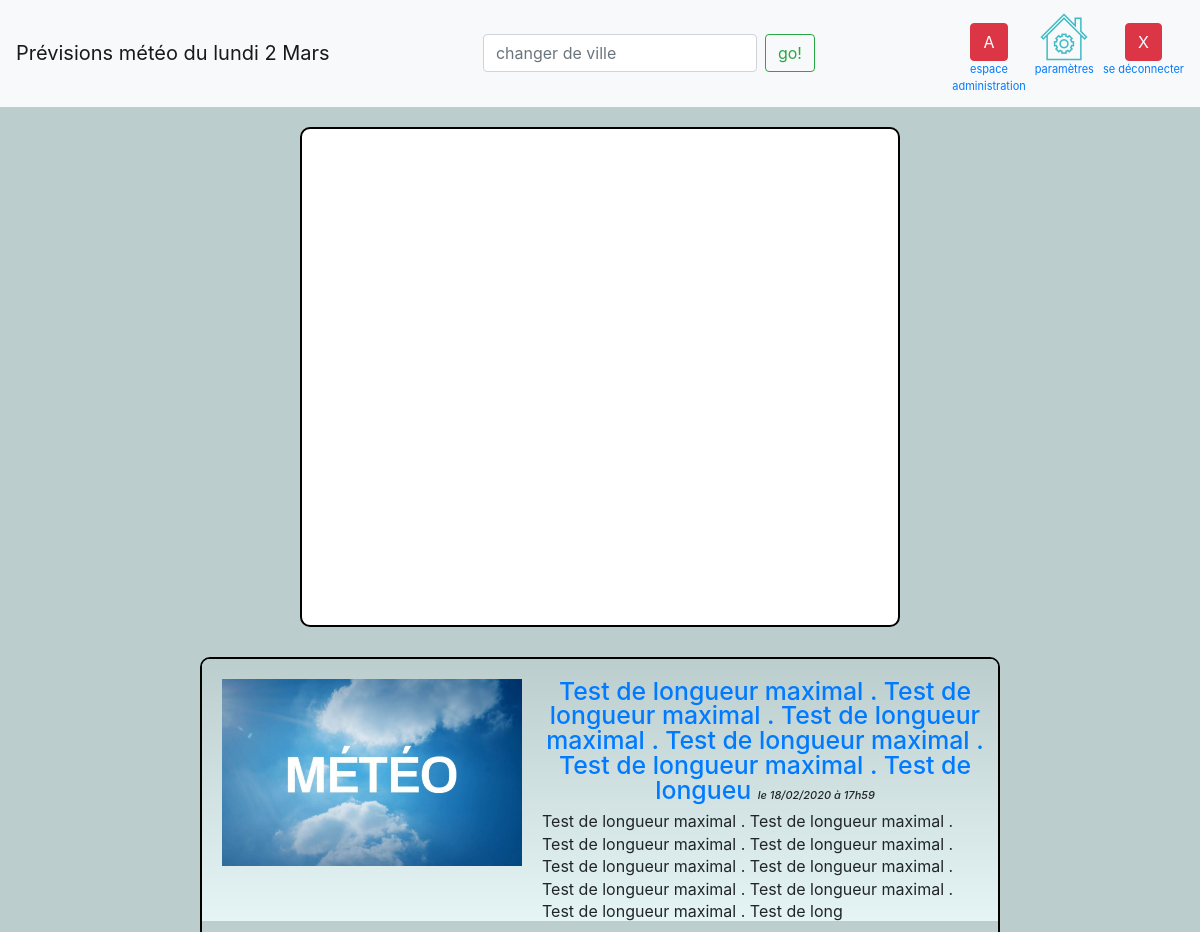
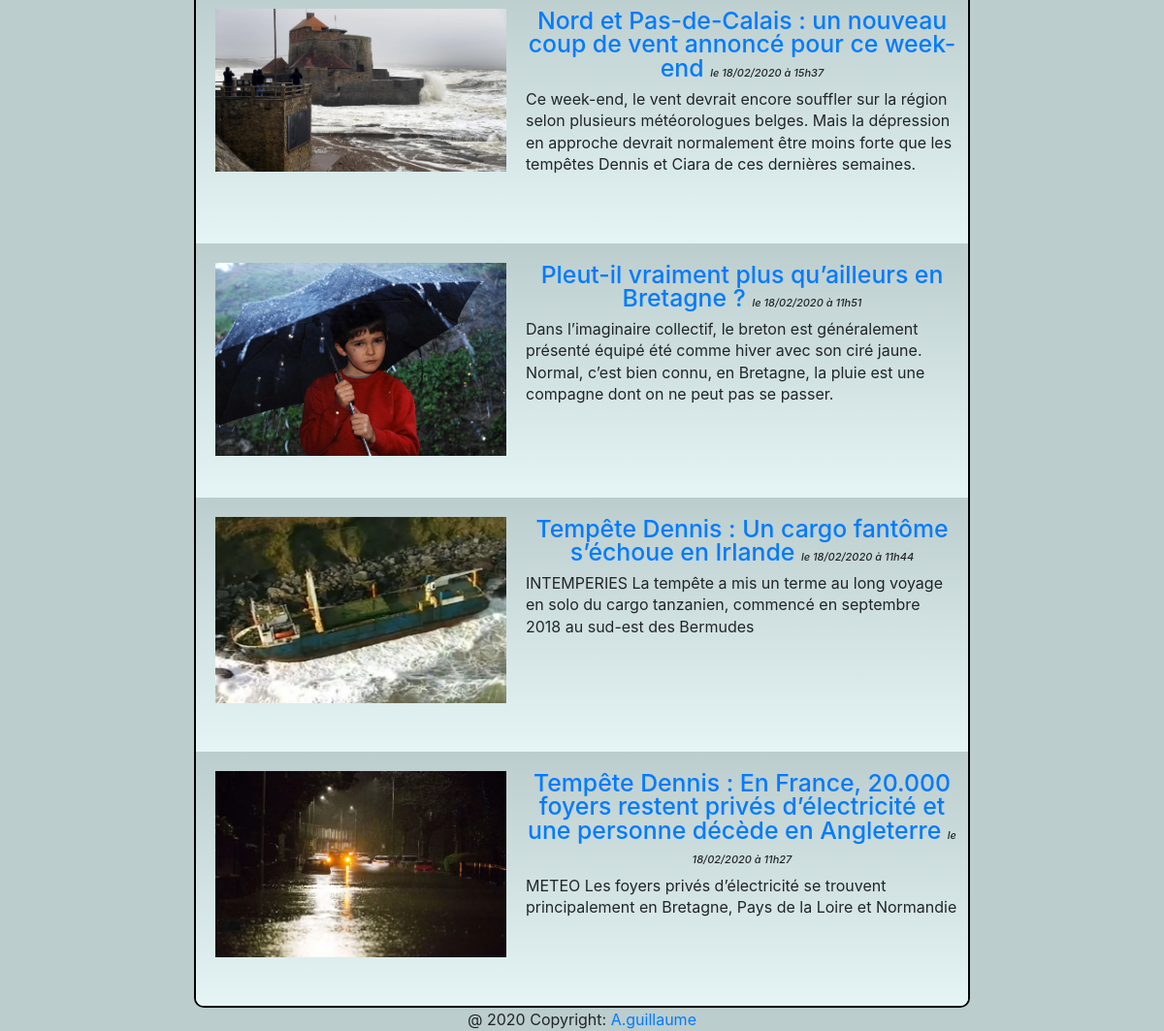
The app's page / (signed in) with its own data (2 pictures, top to bottom).
### tables this page shows
CREATE TABLE IF NOT EXISTS `news` (
  `id` int(11) NOT NULL AUTO_INCREMENT,
  `title_news` varchar(255) NOT NULL,
  `content_news` text NOT NULL,
  `creation_date_news` datetime NOT NULL,
  `img_url` varchar(255) DEFAULT NULL,
  `abstract_news` varchar(255) NOT NULL,
  PRIMARY KEY (`id`)
);

### controller/postController.php (called while the page is built, shortened)
<?php
require_once dirname(__DIR__) . DIRECTORY_SEPARATOR . 'model' . DIRECTORY_SEPARATOR . 'PostManager.php';
function listPosts(){
    $postManager = new \Adrien\Meteo\Model\PostManager();
    $posts = $postManager->getPosts();
    return $posts;
}

### model/Manager.php (called while the page is built, shortened)
<?php
class Manager
{
	protected $db;
	public function __construct(){
		if(!$this->db) {
			$this->db =  new \PDO('mysql:host=localhost;dbname=meteo;charset=utf8', 'root', '');
		}
	}
}

### model/PostManager.php (called while the page is built, shortened)
<?php
require_once dirname(__DIR__) . DIRECTORY_SEPARATOR . 'model' . DIRECTORY_SEPARATOR . 'Manager.php';
class PostManager extends Manager
{
	public function getPosts(){
		$posts = $this->db->query('SELECT id, title_news, content_news, DATE_FORMAT(creation_date_news, \'%d/%m/%Y à %Hh%i\') AS creation_date_news_fr ,img_url,abstract_news FROM news ORDER BY creation_date_news DESC');
		return $posts;
	}
}

### controller/controller.php (called while the page is built, shortened)
<?php
function meteo(){
	$posts=listPosts();
	require('view/frontend/nav.php');
	require('view/frontend/allPost.php');
	require('view/frontend/meteoComplete.php');
	require('view/frontend/template.php');
}

### view/frontend/allPost.php (the view)
<?php ob_start(); while ($data = $posts->fetch()){ ?>
    <article class="news">
        <?php if (isset($data['img_url'])&&$data['img_url']!=='0') { ?>
        <a href="index.php?action=singlePost&id=<?= $data['id']?>">
            <div class="image center imageNews"><img src="<?= $data['img_url']?>" alt="image titre de la news"></div>
        </a>
        <?php ;} ?>
        <div class="resume">
            <h3 class="center">
                <a href="index.php?action=singlePost&id=<?= $data['id']?>"><?= htmlspecialchars($data['title_news']);?></a>
                <em class="date_news">le <?= $data['creation_date_news_fr']; ?></em>
            </h3>
            <div class="abstract">
                <?= nl2br($data['abstract_news']) ?>
            </div>
        </div>
    </article>
<?php } $posts->closeCursor();$newsContent = ob_get_clean(); ?>

### public/css/style.css (style rules this page uses)
body { background-color: rgba(188, 205, 205, 1) !important; }
h3 { font-size: 1.55rem !important; line-height: 1 !important; }
.center { text-align: center; }
.imageNews img { width: 300px; margin: 0px; }
.imageNews { float: left; width: auto; margin: 0px 20px 35px 20px; }
.news { background-image: -webkit-gradient(linear, left bottom, left top, from(rgba(229, 245, 245, 1)), to(rgba(188, 205, 205, 1))); padding-top: 20px; }
.date_news { font-size: 11px; }
.resume { height: 242px; margin-right: 10px; }
.abstract { margin-left: 315px; line-height: 1.4; }

### records on screen
news: img_url (picture), title_news "Test de longueur maximal . Test de longueur maximal . Test de longueur maximal . Test de longueur maximal . Test de longueur maximal . Test de longueu", creation_date_news_fr "18/02/2020 à 17h59", abstract_news "Test de longueur maximal . Test de longueur maximal . Test de longueur maximal . Test de longueur maximal . Test de longueur maximal . Test de longueur maximal . Test de longueur maximal . Test de longueur maximal . Test de longueur maximal . Test de long"
news: img_url (picture), title_news "Nord et Pas-de-Calais : un nouveau coup de vent annoncé pour ce week-end", creation_date_news_fr "18/02/2020 à 15h37", abstract_news "Ce week-end, le vent devrait encore souffler sur la région selon plusieurs météorologues belges. Mais la dépression en approche devrait normalement être moins forte que les tempêtes Dennis et Ciara de ces dernières semaines."
news: img_url (picture), title_news "Pleut-il vraiment plus qu’ailleurs en Bretagne ?", creation_date_news_fr "18/02/2020 à 11h51", abstract_news "Dans l’imaginaire collectif, le breton est généralement présenté équipé été comme hiver avec son ciré jaune. Normal, c’est bien connu, en Bretagne, la pluie est une compagne dont on ne peut pas se passer."
news: img_url (picture), title_news "Tempête Dennis : Un cargo fantôme s’échoue en Irlande", creation_date_news_fr "18/02/2020 à 11h44", abstract_news "INTEMPERIES La tempête a mis un terme au long voyage en solo du cargo tanzanien, commencé en septembre 2018 au sud-est des Bermudes"
news: img_url (picture), title_news "Tempête Dennis : En France, 20.000 foyers restent privés d’électricité et une personne décède en Angleterre", creation_date_news_fr "18/02/2020 à 11h27", abstract_news "METEO Les foyers privés d’électricité se trouvent principalement en Bretagne, Pays de la Loire et Normandie"
